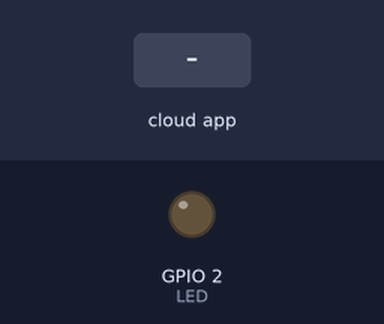
Simulated run of this sketch. Board: ESP32. Shown: output pins drawn as LEDs (lit = HIGH). The inputs (shaded band) are chosen by the test bench. WiFi joins after 1.5 s; servers stay silent unless stated; no MQTT or app messages arrive unless stated; what the sketch prints to the serial monitor is not drawn.

Above: at 2.7 s.
2.8 s: the phone or cloud app sets light to 1
At 3.3 s:
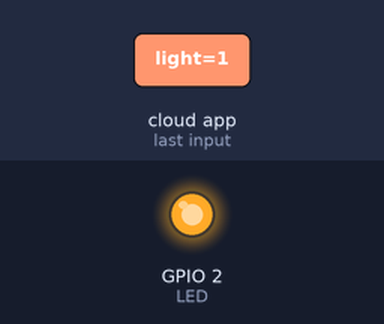
4.3 s: the phone or cloud app sets light to 0
At 5.2 s:
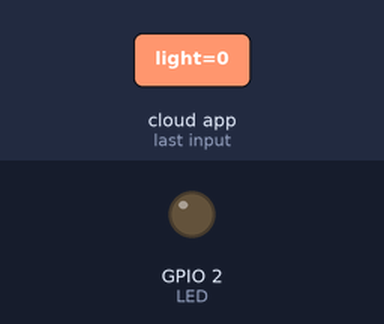
Timing chart, 0 to 7.3 s (numbered marks = the images above; inputs shaded):
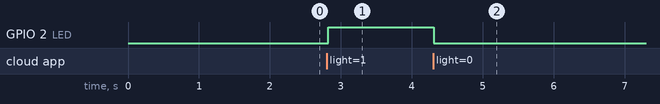

Measured:
- after the input at 2.8 s, GPIO 2 (LED): LOW → HIGH at once
- after the input at 4.3 s, GPIO 2 (LED): HIGH → LOW at once

The sketch:

ESP32_Adafruit_MQTT_Demo.ino
```cpp
/************************* Library Declaration *********************************/
#include <WiFi.h>
#include "Adafruit_MQTT.h"
#include "Adafruit_MQTT_Client.h"


/************************* Pin Declaration *********************************/
#define LED 2

/************************* WiFi Access Point *********************************/

#define WLAN_SSID       "SmS_jiofi"
#define WLAN_PASS       "sms123458956"

/************************* Adafruit.io Setup *********************************/

#define AIO_SERVER      "io.adafruit.com"
#define AIO_SERVERPORT  1883                   // use 8883 for SSL
#define AIO_USERNAME    "techiesms"
#define AIO_KEY         "912b30c900574034a653f41e2b4df838"

/************ Global State (you don't need to change this!) ******************/

// Create an ESP32 WiFiClient class to connect to the MQTT server.
WiFiClient client;

// Setup the MQTT client class by passing in the WiFi client and MQTT server and login details.
Adafruit_MQTT_Client mqtt(&client, AIO_SERVER, AIO_SERVERPORT, AIO_USERNAME, AIO_KEY);


/****************************** Feeds(Topics) ***************************************/

// Setup a feed called 'sensor' for publishing.
// Notice MQTT paths for AIO follow the form: <username>/feeds/<feedname>
Adafruit_MQTT_Publish sensor = Adafruit_MQTT_Publish(&mqtt, AIO_USERNAME "/feeds/sensor");

// Setup a feed called 'onoff' for subscribing to changes.
Adafruit_MQTT_Subscribe light = Adafruit_MQTT_Subscribe(&mqtt, AIO_USERNAME "/feeds/light");

/*************************** Sketch Code ************************************/

void setup()
{
  Serial.begin(115200); // Beginning Serial Communication between ESP32 and Computer at 115200 baud rate

  pinMode(LED, OUTPUT); // Declaring LED as OUTPUT

  Serial.println("Adafruit MQTT demo"); // It will be printed on Serial Monitor


  /*************************** WiFi Connection Code ************************************/
  // Connect to WiFi access point.
  Serial.println(); Serial.println();
  Serial.print("Connecting to ");
  Serial.println(WLAN_SSID);

  WiFi.begin(WLAN_SSID, WLAN_PASS);
  while (WiFi.status() != WL_CONNECTED)
  {
    delay(500);
    Serial.print(".");
  }
  Serial.println();

  Serial.println("WiFi connected");
  Serial.println("IP address: "); Serial.println(WiFi.localIP());


  // Setup MQTT subscription for onoff feed.
  mqtt.subscribe(&light);
}

uint32_t x = 0;

void loop()
{
  // Ensure the connection to the MQTT server is alive (this will make the first
  // connection and automatically reconnect when disconnected).  See the MQTT_connect
  // function definition further below.
  MQTT_connect();

  // this is our 'wait for incoming subscription packets' busy subloop
  // try to spend your time here

  Adafruit_MQTT_Subscribe *subscription;
  while ((subscription = mqtt.readSubscription(5000)))
  {
    if (subscription == &light)
    {
      // Storing the data
      char* Data = (char*) light.lastread;
      Serial.print("Got: ");
      Serial.println(Data);

      // comparing the data
      if (strstr(Data, "1"))
      {
        digitalWrite(LED, HIGH);
      }
      if (strstr(Data, "0"))
      {
        digitalWrite(LED, LOW);
      }
    }
  }

  // Now we can publish stuff!
  Serial.print("\nSending sensor val ");
  Serial.print(x);
  Serial.print("...");
  sensor.publish(x);
  x++;

}

// Function to connect and reconnect as necessary to the MQTT server.
// Should be called in the loop function and it will take care if connecting.
void MQTT_connect()
{
  int ret;

  // Stop if already connected.
  if (mqtt.connected())
  {
    return;
  }

  Serial.print("Connecting to MQTT... ");

  int retries = 3;
  while ((ret = mqtt.connect()) != 0) { // connect will return 0 for connected
    Serial.println(mqtt.connectErrorString(ret));
    Serial.println("Retrying MQTT connection in 5 seconds...");
    mqtt.disconnect();
    delay(5000);  // wait 5 seconds
    retries--;
    if (retries == 0) {
      // basically die and wait for WDT to reset me
      while (1);
    }
  }
  Serial.println("MQTT Connected!");
}
```
